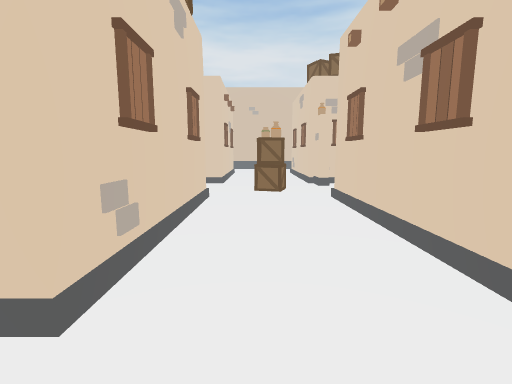
[1] (above)

17 first-person views from a walk through a scene from a Unity 3-D project. The camera is 1.5 m above the floor, tilts 8° down and sees 85° across. The floor is counted in squares, 0.97 m on a side. Each view is taken from the middle of a square. On the plan, view 1 faces up. The plan holds only what a view shows up to about 14 squares ahead; the rest is blank. The place goes on beyond the plan. The player is left out. Some animated figures are not drawn.

[2]
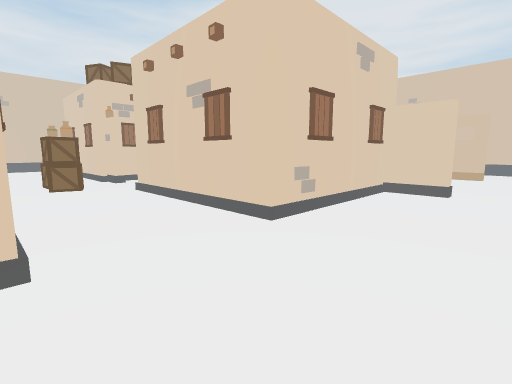

[3]
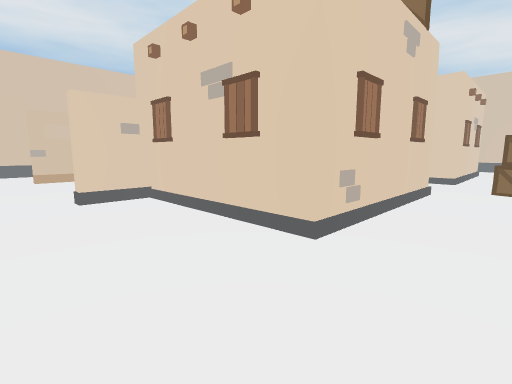

[4]
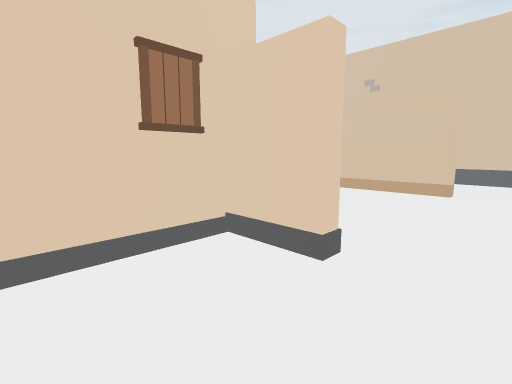

[5]
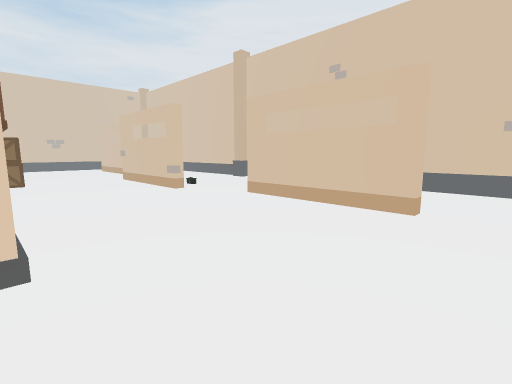

[6]
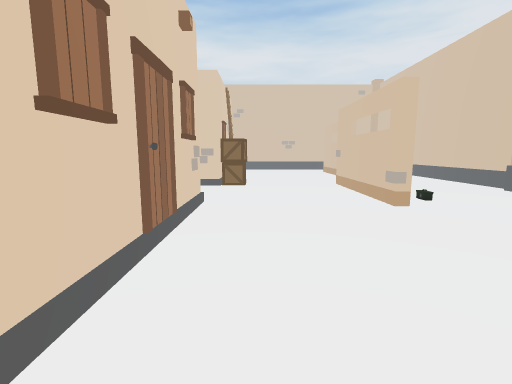

[7]
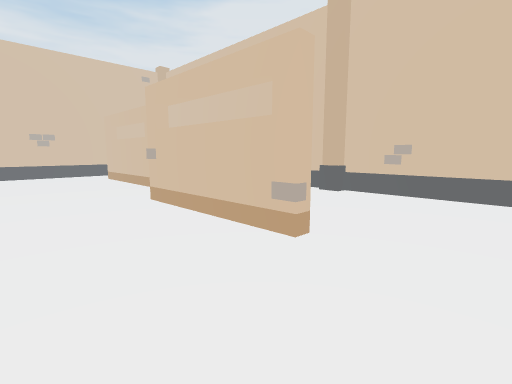

[8]
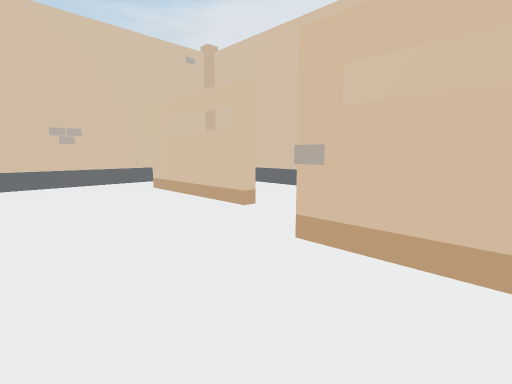

[9]
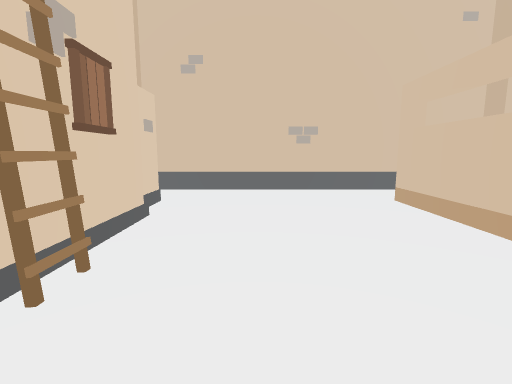

[10]
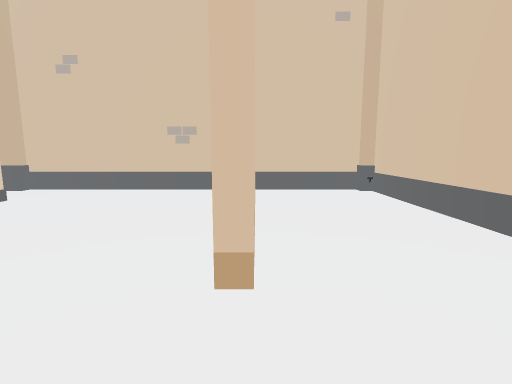

[11]
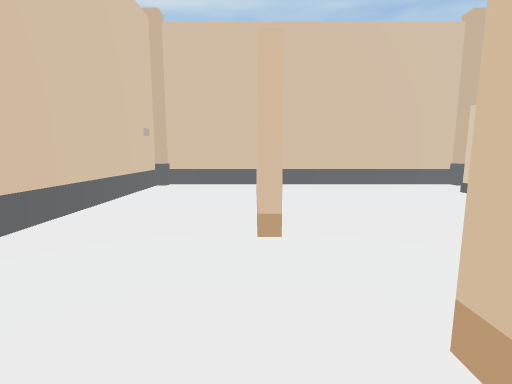

[12]
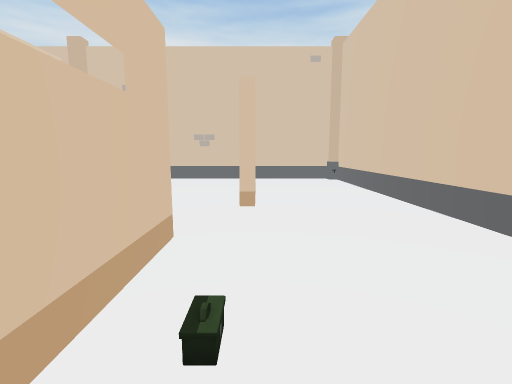

[13]
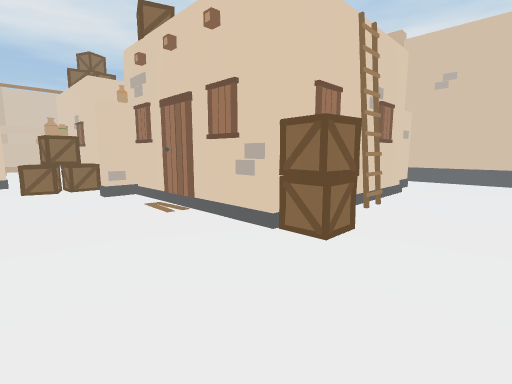

[14]
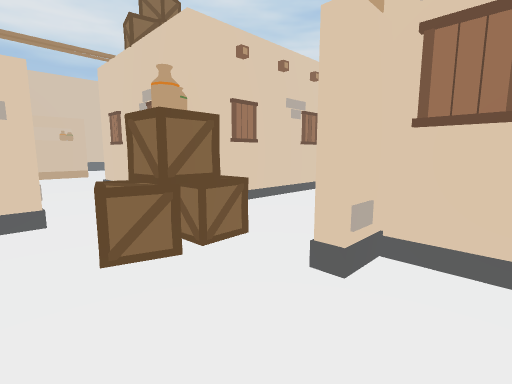

[15]
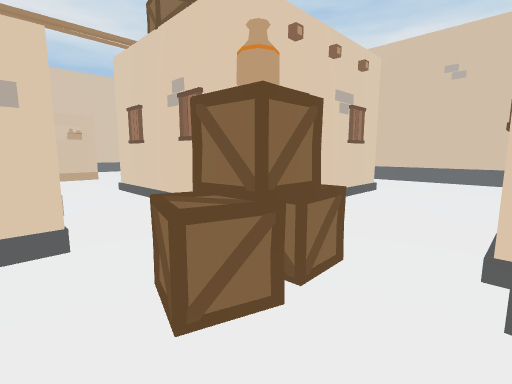

[16]
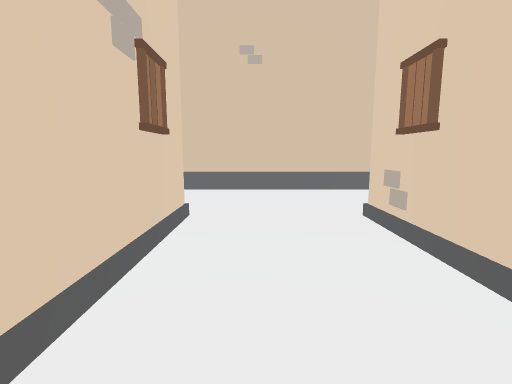

[17]
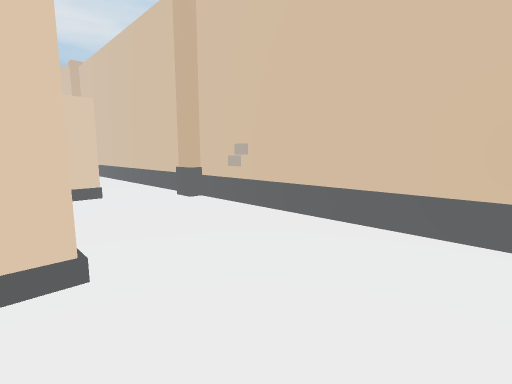

### Floor plan
Key: @ floor where view 1 was taken; # wall or solid block; . floor; / step, stairs or slope; B building; A box; O other object.
Columns run from 9 left of view 1 to 23 right of it. Each row starts with its distance up from view 1.
 27 ####OO#########  ################
 26 ..............   ...............#
 25 ..............    ..............#
 24 #.............     .............#
 23 #............       .......#....#
 22     ..B...../       .......#....#
 21        #....#      #.......#....#
 20        #....B      #.......#....#
 19        #....#      #.......#....#
 18        #....#      #.......#....#
 17        #....#       ............#
 16        #....#       ............#
 15        #....       AA....O......#
 14 ########....OB####BAA....#......#
 13 .........AA..............#......#
 12 .........AA..............#......#
 11    ....O..A..............#......#
 10         ....////////..... ......O
  9        #....#      B.....O......O
  8        #....#      #............#
  7        #....#      #............#
  6        #....#      #............#
  5        #....#      #.......#....#
  4        B....#      #.......#....#
  3        #....#      #.......#....#
  2 ########....#B##B###.......#....#
  1  ..................#.......#....#
  0 #........@.................#....#
 -1 ................................#
 -2 ................................#
 -3                  ################

Positions as (right, up) in squares from view 1, and headings:
1: (0, 0), facing up
2: (-2, -2), facing up-right
3: (1, -2), facing up-left
4: (6, -2), facing up-right
5: (10, -2), facing up-right
6: (12, 1), facing up
7: (12, 6), facing up-right
8: (12, 12), facing up-right
9: (13, 15), facing up
10: (18, 15), facing up
11: (18, 11), facing down
12: (18, 10), facing up
13: (14, 10), facing up-left
14: (5, 10), facing up-left
15: (3, 10), facing up-left
16: (0, 15), facing up
17: (2, 21), facing up-left
